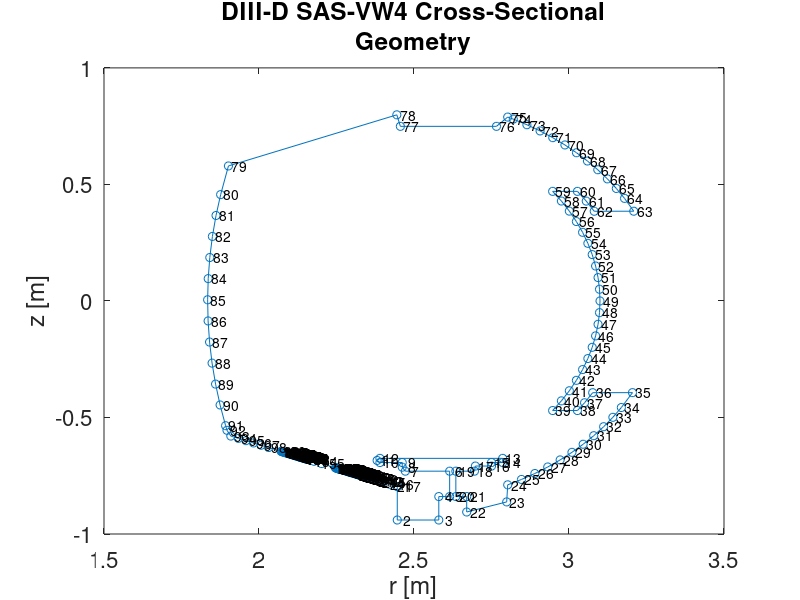

Reproduce this figure in MATLAB.
close all
solps_geom = dlmread('gitr_rz.txt')';

% SAVE ALL SAVED PLOTS FROM THIS SCRIPT TO '../../plots'

% order indices
A = dlmread('gitr_rz.txt');

r = A(:,1);
z = A(:,2);

figure(1);
axis equal
plot(r,z);
hold on
scatter(r,z);
a = [1:length(r)]'; b = num2str(a); c = cellstr(b);
dx = 0.001; dy = 0.001; % displacement so the text does not overlay the data points
text(r+dx, z+dy, c);
title({'DIII-D SAS-VW4 Cross-Sectional','Geometry'});
xlabel('r [m]')
ylabel('z [m]')
set(gca,'fontsize',16)